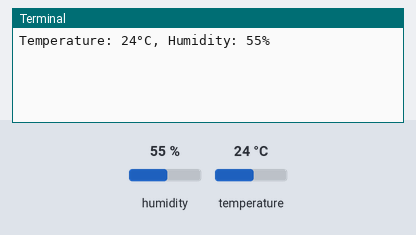
Recording of a program running on a simulated Raspberry Pi (BCM pin numbers). Parts: the last lines printed to the terminal. The inputs (shaded band) are chosen by the test bench; at power-on: humidity 55 %, temperature 24 °C. No MQTT or app messages arrive unless stated; the clock reads 2024-03-15 10:24:30 at power-on unless the program sets it.

Above: at 1.3 s.
1.4 s: humidity set to 22 %
At 3.7 s:
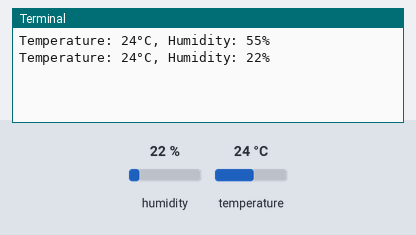
4.1 s: temperature set to 12 °C
At 5.5 s:
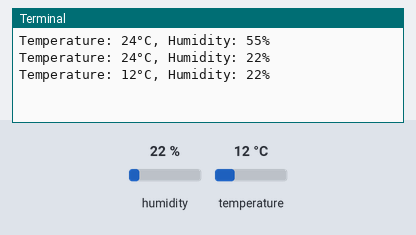
6.8 s: humidity set to 40 %
At 9.8 s:
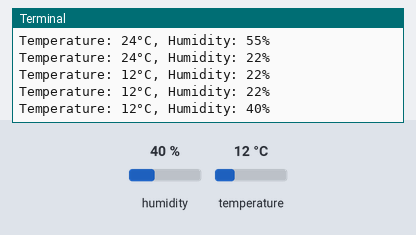
Timing chart, 0 to 11.3 s (numbered marks = the images above; inputs shaded):
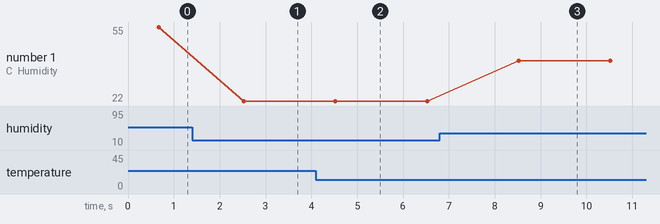

Measured:
- after the input at 1.4 s, the terminal: prints a new line after 1.1 s (image 1)
- after the input at 4.1 s, the terminal: prints a new line after 0.43 s (image 2)
- after the input at 6.8 s, the terminal: prints a new line after 1.7 s (image 3)
- plotted number 1: 55 → 22 after the input at 1.4 s, 22 → 40 after the input at 6.8 s

The program:

temps.py
```python
import Adafruit_DHT
import paho.mqtt.client as mqtt
import json
import os
import sys
import time

host='demo.thingsboard.io'
INTERVAL=2
access_token ='DHT11_ACCESS_TOKEN'
dht_sensor=Adafruit_DHT.DHT11
pin=19
sensor_data = {'tem':0,'humidity':0}
next_reading = time.time()
client = mqtt.Client()
client.username_pw_set(access_token)
client.connect(host,1883,60)
client.loop_start()

while True:
    try:
        humidity,tem=Adafruit_DHT.read_retry(dht_sensor,pin)
        print(u"Temperature: {:g}\u00b0C, Humidity: {:g}%".format(tem,humidity))
        sensor_data['tem']=tem
        sensor_data['humidity']=humidity
        client.publish('v1/devices/me/telemetry',json.dumps(sensor_data),1)
        next_reading += INTERVAL
        sleep_time=next_reading-time.time()
        if sleep_time > 0:
            time.sleep(sleep_time)
    except:
        print("Interrupted....")
        break
client.loop_stop()
client.disconnect()
```
